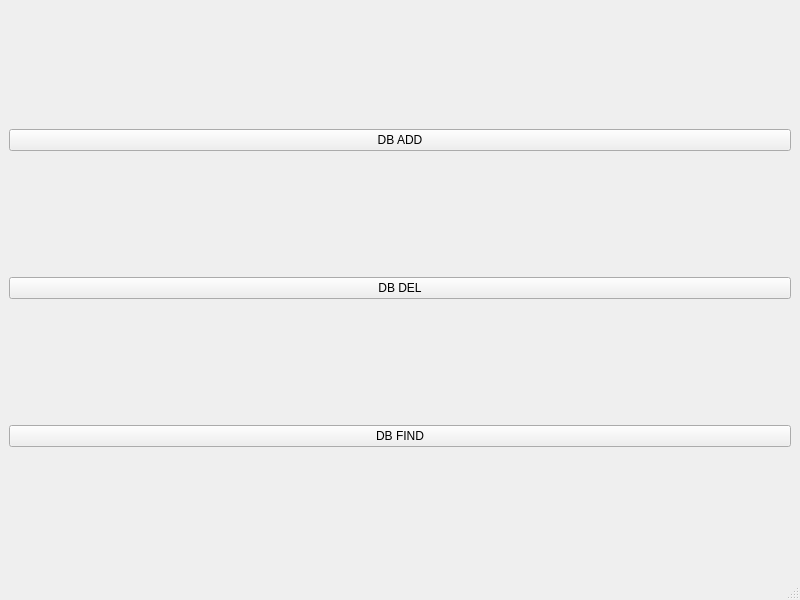
<?xml version="1.0" encoding="UTF-8"?>
<ui version="4.0">
 <class>MainWindow</class>
 <widget class="QMainWindow" name="MainWindow">
  <property name="geometry">
   <rect>
    <x>0</x>
    <y>0</y>
    <width>800</width>
    <height>600</height>
   </rect>
  </property>
  <property name="windowTitle">
   <string>DB ADMIN</string>
  </property>
  <widget class="QWidget" name="centralwidget">
   <layout class="QGridLayout" name="gridLayout">
    <item row="0" column="0">
     <widget class="QPushButton" name="pushButton_1">
      <property name="text">
       <string>DB ADD</string>
      </property>
     </widget>
    </item>
    <item row="1" column="0">
     <widget class="QPushButton" name="pushButton_2">
      <property name="text">
       <string>DB DEL</string>
      </property>
     </widget>
    </item>
    <item row="2" column="0">
     <widget class="QPushButton" name="pushButton_3">
      <property name="text">
       <string>DB FIND</string>
      </property>
     </widget>
    </item>
   </layout>
  </widget>
  <widget class="QMenuBar" name="menubar">
   <property name="geometry">
    <rect>
     <x>0</x>
     <y>0</y>
     <width>800</width>
     <height>22</height>
    </rect>
   </property>
  </widget>
  <widget class="QStatusBar" name="statusbar"/>
 </widget>
 <resources/>
 <connections/>
</ui>
